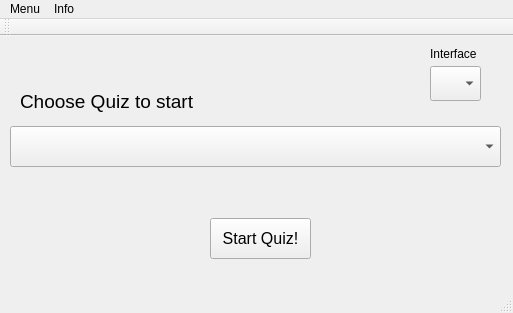
<?xml version="1.0" encoding="UTF-8"?>
<ui version="4.0">
 <class>StartWindow</class>
 <widget class="QMainWindow" name="StartWindow">
  <property name="geometry">
   <rect>
    <x>0</x>
    <y>0</y>
    <width>513</width>
    <height>313</height>
   </rect>
  </property>
  <property name="windowTitle">
   <string>StartWindow</string>
  </property>
  <property name="locale">
   <locale language="English" country="UnitedKingdom"/>
  </property>
  <widget class="QWidget" name="centralWidget">
   <widget class="QPushButton" name="pushStartTest">
    <property name="geometry">
     <rect>
      <x>210</x>
      <y>182</y>
      <width>101</width>
      <height>41</height>
     </rect>
    </property>
    <property name="font">
     <font>
      <pointsize>12</pointsize>
     </font>
    </property>
    <property name="text">
     <string>Start Quiz!</string>
    </property>
   </widget>
   <widget class="QComboBox" name="comboTestSelect">
    <property name="geometry">
     <rect>
      <x>10</x>
      <y>90</y>
      <width>491</width>
      <height>41</height>
     </rect>
    </property>
    <property name="contextMenuPolicy">
     <enum>Qt::NoContextMenu</enum>
    </property>
    <property name="currentText">
     <string notr="true"/>
    </property>
   </widget>
   <widget class="QComboBox" name="comboLang">
    <property name="geometry">
     <rect>
      <x>430</x>
      <y>30</y>
      <width>51</width>
      <height>35</height>
     </rect>
    </property>
    <property name="currentText">
     <string notr="true"/>
    </property>
    <property name="iconSize">
     <size>
      <width>20</width>
      <height>20</height>
     </size>
    </property>
    <item>
     <property name="text">
      <string notr="true"/>
     </property>
     <property name="icon">
      <iconset resource="resources.qrc">
       <normaloff>:/icons/languages/en_gb.png</normaloff>:/icons/languages/en_gb.png</iconset>
     </property>
    </item>
    <item>
     <property name="text">
      <string notr="true"/>
     </property>
     <property name="icon">
      <iconset resource="resources.qrc">
       <normaloff>:/icons/languages/ru_ru.png</normaloff>:/icons/languages/ru_ru.png</iconset>
     </property>
    </item>
    <item>
     <property name="text">
      <string notr="true"/>
     </property>
     <property name="icon">
      <iconset resource="resources.qrc">
       <normaloff>:/icons/languages/zh_cn.png</normaloff>:/icons/languages/zh_cn.png</iconset>
     </property>
    </item>
   </widget>
   <widget class="QLabel" name="labelInterface">
    <property name="geometry">
     <rect>
      <x>430</x>
      <y>10</y>
      <width>51</width>
      <height>16</height>
     </rect>
    </property>
    <property name="text">
     <string>Interface</string>
    </property>
   </widget>
   <widget class="QLabel" name="labelComboQuiz">
    <property name="geometry">
     <rect>
      <x>20</x>
      <y>50</y>
      <width>261</width>
      <height>31</height>
     </rect>
    </property>
    <property name="font">
     <font>
      <pointsize>14</pointsize>
     </font>
    </property>
    <property name="text">
     <string>Choose Quiz to start</string>
    </property>
   </widget>
  </widget>
  <widget class="QMenuBar" name="menuBar">
   <property name="geometry">
    <rect>
     <x>0</x>
     <y>0</y>
     <width>513</width>
     <height>21</height>
    </rect>
   </property>
   <widget class="QMenu" name="menuMain">
    <property name="locale">
     <locale language="English" country="UnitedKingdom"/>
    </property>
    <property name="title">
     <string>Menu</string>
    </property>
    <addaction name="actionExit"/>
   </widget>
   <widget class="QMenu" name="menuInfo">
    <property name="locale">
     <locale language="English" country="UnitedKingdom"/>
    </property>
    <property name="title">
     <string>Info</string>
    </property>
    <addaction name="actionHelp"/>
    <addaction name="actionAbout"/>
   </widget>
   <addaction name="menuMain"/>
   <addaction name="menuInfo"/>
  </widget>
  <widget class="QToolBar" name="mainToolBar">
   <attribute name="toolBarArea">
    <enum>TopToolBarArea</enum>
   </attribute>
   <attribute name="toolBarBreak">
    <bool>false</bool>
   </attribute>
  </widget>
  <widget class="QStatusBar" name="statusBar"/>
  <action name="actionTest_Editor">
   <property name="text">
    <string>Test Editor</string>
   </property>
  </action>
  <action name="actionExit">
   <property name="text">
    <string>Exit</string>
   </property>
   <property name="shortcut">
    <string>Ctrl+E</string>
   </property>
  </action>
  <action name="actionOption">
   <property name="text">
    <string>Option</string>
   </property>
  </action>
  <action name="actionAbout">
   <property name="text">
    <string>About ...</string>
   </property>
   <property name="toolTip">
    <string>About this program</string>
   </property>
   <property name="shortcut">
    <string>Ctrl+F1</string>
   </property>
  </action>
  <action name="actionHelp">
   <property name="text">
    <string>Help</string>
   </property>
   <property name="toolTip">
    <string>Show help</string>
   </property>
   <property name="shortcut">
    <string>F1</string>
   </property>
  </action>
  <action name="actionReLoad_Quizes">
   <property name="text">
    <string>Reload Quizes</string>
   </property>
   <property name="toolTip">
    <string>Reload all quizes form quiz folder</string>
   </property>
   <property name="shortcut">
    <string>Ctrl+R</string>
   </property>
  </action>
 </widget>
 <layoutdefault spacing="6" margin="11"/>
 <resources>
  <include location="resources.qrc"/>
 </resources>
 <connections/>
</ui>
